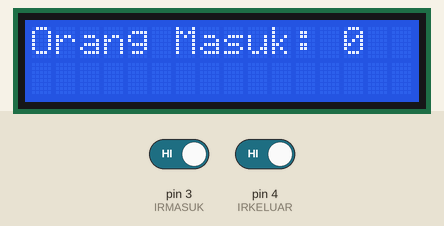
The sketch below on a simulated Arduino Uno, built with avr-gcc and run on an emulated ATmega328P. Shown: 16×2 character LCD. Inputs (shaded band) come from the test bench; at power-on: pin 3 (IRMASUK) HIGH, pin 4 (IRKELUAR) HIGH.

Above: at 1.2 s.
1.3 s: pin 3 (IRMASUK) driven LOW
At 2.8 s:
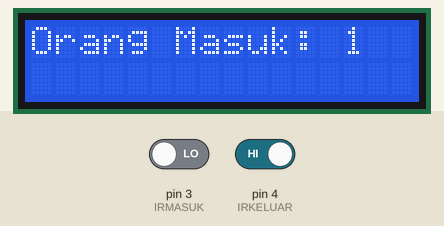
Timing chart, 0 to 4.3 s (numbered marks = the images above; inputs shaded):
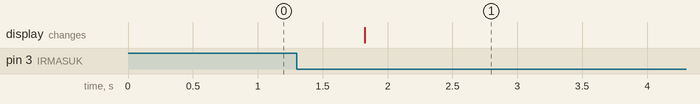

Measured:
- after the input at 1.3 s, the display: changes after 0.52 s (image 1)

The sketch:

sketch_oct24b.ino
```cpp
#include <LiquidCrystal_I2C.h>
#include <Wire.h>

LiquidCrystal_I2C lcdku(0x27, 16, 2);

int IRMASUK = 3;    //Masuk
int IRKELUAR = 4;    //Keluar

int totalCountIn = 0;
int totalCountOut = 0;
bool countIn = false;
bool countOut = false;

void setup()
{
  Serial.begin(9600);
  lcdku.init();
  lcdku.backlight();
  pinMode(IRMASUK, INPUT);
  pinMode(IRKELUAR, INPUT);
}

void loop() {
  if (digitalRead(IRMASUK) == LOW && !countIn) {
    countIn = true;
    totalCountIn++;
    delay(500);
  }
  if (digitalRead(IRMASUK) == HIGH) {
    countIn = false;
  }

  if (digitalRead(IRKELUAR) == LOW && !countOut) {
    countOut = true;
    if (totalCountIn > 0) {
      totalCountIn--;
    }
    delay(1000);
  }
  if (digitalRead(IRKELUAR) == HIGH) {
    countOut = false;
  }

  lcdku.setCursor(0, 0);
  lcdku.print("Orang Masuk: ");
  lcdku.print(totalCountIn);
  lcdku.setCursor(0, 1);
}
```
